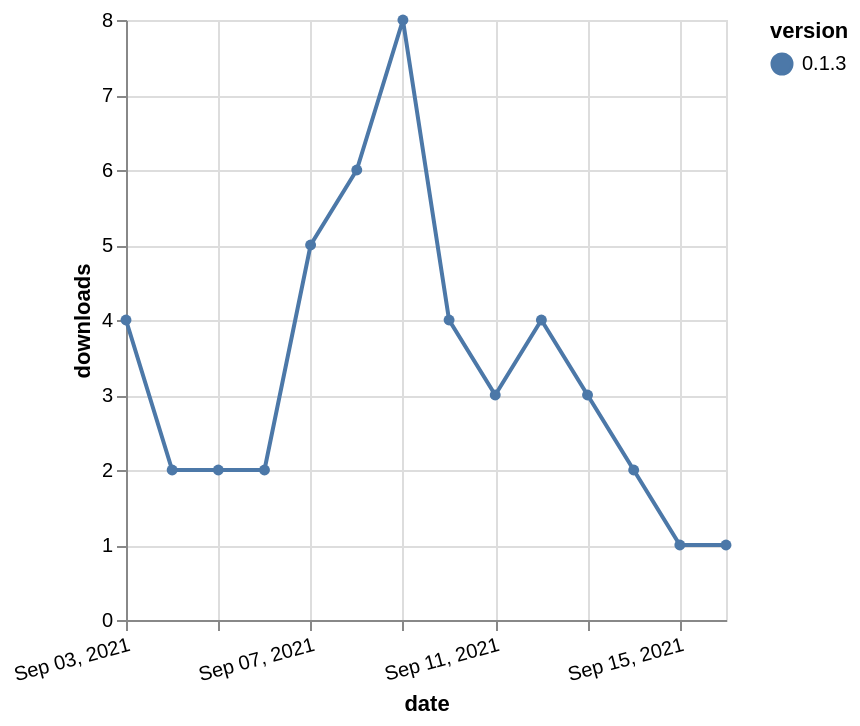

This figure's Vega-Lite source:
### Vega-Lite specification from a JSON file in a GitHub repository (floating-point values rounded to 4 significant figures)
{"$schema": "https://vega.github.io/schema/vega-lite/v5.json", "description": "A simple bar chart with embedded data.", "data": {"values": [{"date": "2021-09-03", "total": 2340, "delta": 4, "version": "0.1.3"}, {"date": "2021-09-04", "total": 2342, "delta": 2, "version": "0.1.3"}, {"date": "2021-09-05", "total": 2344, "delta": 2, "version": "0.1.3"}, {"date": "2021-09-06", "total": 2346, "delta": 2, "version": "0.1.3"}, {"date": "2021-09-07", "total": 2351, "delta": 5, "version": "0.1.3"}, {"date": "2021-09-08", "total": 2357, "delta": 6, "version": "0.1.3"}, {"date": "2021-09-09", "total": 2365, "delta": 8, "version": "0.1.3"}, {"date": "2021-09-10", "total": 2369, "delta": 4, "version": "0.1.3"}, {"date": "2021-09-11", "total": 2372, "delta": 3, "version": "0.1.3"}, {"date": "2021-09-12", "total": 2376, "delta": 4, "version": "0.1.3"}, {"date": "2021-09-13", "total": 2379, "delta": 3, "version": "0.1.3"}, {"date": "2021-09-14", "total": 2381, "delta": 2, "version": "0.1.3"}, {"date": "2021-09-15", "total": 2382, "delta": 1, "version": "0.1.3"}, {"date": "2021-09-16", "total": 2383, "delta": 1, "version": "0.1.3"}]}, "width": "container", "mark": {"type": "line", "point": {"filled": true}}, "encoding": {"x": {"field": "date", "type": "temporal", "timeUnit": "yearmonthdate", "title": "date", "axis": {"labelAngle": -15}}, "y": {"field": "delta", "type": "quantitative", "title": "downloads"}, "color": {"field": "version", "type": "nominal"}, "tooltip": {"field": "delta"}}}
